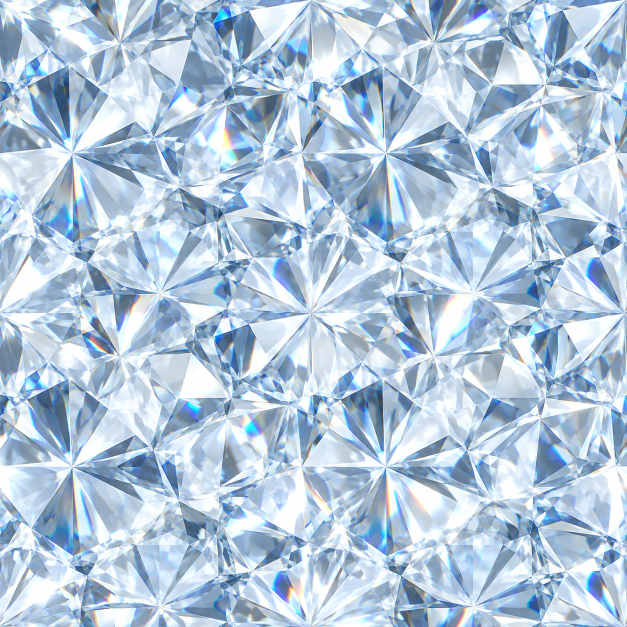
#> input picture LSS/concept/camos/diamond.png, 1254 x 1254 px, given in place of diamond.png.png, which was not available (shown at 1/2 size)
$ python prep_camos3.py ../LSS/concept/camos/diamond.png
#> lines starting #> are read from the running program, lines starting #| are printed output that depends on the picture; pictures that were not available may be replaced by others from this repository, and a replacement may not be noted
"""Make concept camos seamless and ship them as LSS/skins/*.webp (rebuild of the lost v49.26 prep_camos2.py).

Per image:
  1. roll by the offset near half the size that makes the image most self-similar (a periodic weave lands on
     a whole number of periods, so the two copies line up and the cut is invisible);
  2. X pass: B = roll_x(A) tiles left/right but has a seam down the middle; replace a band around that seam with
     A (continuous there), entering and leaving along two MIN-CUT vertical paths (dynamic programming over the
     A-vs-B error), each path CYCLIC (its first and last rows meet) so the result still wraps top/bottom;
  3. Y pass: the same with rows on the X-pass result;
  4. a 3 px feather across each cut, never a wide blend (a wide one left a grey grid in v49.26);
  5. resize to 1024 with a WRAPPED pad, so the filter never sees a clamped edge;
  6. imageMean = linear-light mean of the tile, back in sRGB.
Usage: py -3.11 prep_camos3.py name [name ...]
"""
import sys, os, json
import numpy as np
from PIL import Image

SRC = r'C:/Users/ashro/Fractal_Reality/FractalGaming/LSS/concept/camos'
DST = r'C:/Users/ashro/Fractal_Reality/FractalGaming/LSS/skins'
PREV = os.path.join(os.path.dirname(os.path.abspath(__file__)), 'preview')
OUT_N = 1024
BAND = 0.10     # half-band as a fraction of the size, each side of the centre seam
MARGIN = 6      # px either side of the centre line that must come from A
FEATHER = 3


def to_lin(c):
    c = c / 255.0
    return np.where(c <= 0.04045, c / 12.92, ((c + 0.055) / 1.055) ** 2.4)


def to_srgb(l):
    l = np.clip(l, 0, 1)
    return np.where(l <= 0.0031308, l * 12.92, 1.055 * np.power(l, 1 / 2.4) - 0.055)


def best_shift(lum, axis, center, span):
    best = None
    for s in range(center - span, center + span + 1):
        d = lum - np.roll(lum, s, axis=axis)
        e = float(np.mean(d * d))
        if best is None or e < best[0]:
            best = (e, s)
    return best[1]


def cyclic_vpath(E):
    """Min-cost top-to-bottom path through E (rows x cols), |dx| <= 1 per row, whose LAST x is within 1 of its
    FIRST x. All start columns are run at once: state[s, x] = best cost of a path that started at s."""
    H, W = E.shape
    INF = 1e30
    cost = np.full((W, W), INF)
    cost[np.arange(W), np.arange(W)] = E[0]
    back = np.zeros((H, W, W), dtype=np.int8)   # -1 / 0 / +1 step taken to reach (row, s, x)
    for y in range(1, H):
        left = np.concatenate([np.full((W, 1), INF), cost[:, :-1]], axis=1)    # came from x-1
        right = np.concatenate([cost[:, 1:], np.full((W, 1), INF)], axis=1)    # came from x+1
        stack = np.stack([left, cost, right])                                   # 0: from x-1, 1: from x, 2: from x+1
        arg = np.argmin(stack, axis=0)
        cost = np.take_along_axis(stack, arg[None], axis=0)[0] + E[y][None, :]
        back[y] = (arg - 1).astype(np.int8)                                     # -1 from x-1, 0 from x, +1 from x+1
    best = (INF, None, None)
    for s in range(W):
        for x in (s - 1, s, s + 1):
            if 0 <= x < W and cost[s, x] < best[0]:
                best = (cost[s, x], s, x)
    _, s, x = best
    path = np.zeros(H, dtype=np.int64)
    path[H - 1] = x
    for y in range(H - 1, 0, -1):
        x = x + back[y, s, x]
        path[y - 1] = x
    return path


def pass_x(A):
    """A is (H, W, 3) float. Returns an image that wraps left/right, and the shift used."""
    H, W, _ = A.shape
    lum = A.mean(axis=2)
    s = best_shift(lum, 1, W // 2, int(W * 0.07))
    B = np.roll(A, s, axis=1)                  # B wraps left/right; its seam sits at column s
    c = s                                      # B[:, c] = A[:, 0], B[:, c-1] = A[:, W-1]
    b = int(W * BAND)
    err = ((A - B) ** 2).sum(axis=2)
    # left cut in [c-b, c-MARGIN], right cut in [c+MARGIN, c+b] (columns of the image)
    L0, L1 = c - b, c - MARGIN
    R0, R1 = c + MARGIN, c + b
    pl = cyclic_vpath(err[:, L0:L1]) + L0
    pr = cyclic_vpath(err[:, R0:R1]) + R0
    O = B.copy()
    xs = np.arange(W)[None, :]
    # A between the cuts, B outside; feather FEATHER px across each cut
    wl = np.clip((xs - pl[:, None] + FEATHER / 2) / FEATHER, 0, 1)
    wr = np.clip((pr[:, None] - xs + FEATHER / 2) / FEATHER, 0, 1)
    w = np.minimum(wl, wr)[:, :, None]
    O = w * A + (1 - w) * B
    return O, s


def seamless(A):
    O1, sx = pass_x(A)
    O2t, sy = pass_x(np.transpose(O1, (1, 0, 2)))
    return np.transpose(O2t, (1, 0, 2)), (sx, sy)


def resize_wrapped(img, n):
    H, W, _ = img.shape
    pad = 49
    P = np.pad(img, ((pad, pad), (pad, pad), (0, 0)), mode='wrap')
    k = n / W
    pn = int(round(pad * k))
    tgt = n + 2 * pn
    im = Image.fromarray(np.clip(P, 0, 255).astype(np.uint8)).resize((tgt, tgt), Image.LANCZOS)
    a = np.asarray(im)
    return a[pn:pn + n, pn:pn + n]


def wrap_stats(a):
    a = a.astype(np.float32)
    return (float(np.abs(a[:, 0] - a[:, -1]).mean()), float(np.abs(a[0] - a[-1]).mean()),
            float(np.abs(a[:, 1:] - a[:, :-1]).mean()), float(np.abs(a[1:] - a[:-1]).mean()))


def main(names):
    os.makedirs(PREV, exist_ok=True)
    out = {}
    for n in names:
        src = os.path.join(SRC, n + '.png')
        A = np.asarray(Image.open(src).convert('RGB')).astype(np.float32)
        S, shifts = seamless(A)
#> the loop in best_shift, `for s in range(center - span, center + span + 1):` made 175 passes
#> (e, best) on passes 1 to 12: (3439.9, (3439.9, 540)), (3434.8, (3434.8, 541)), (3430.1, (3430.1, 542)), (3425.6, (3425.6, 543)), (3421.4, (3421.4, 544)), (3416.6, (3416.6, 545)), (3411.5, (3411.5, 546)), (3406.7, (3406.7, 547)), (3402.8, (3402.8, 548)), (3399.5, (3399.5, 549)), (3396.5, (3396.5, 550)), (3393.5, (3393.5, 551))
#> pass 1, in best_shift, `d = lum - np.roll(lum, s, axis=axis)`:
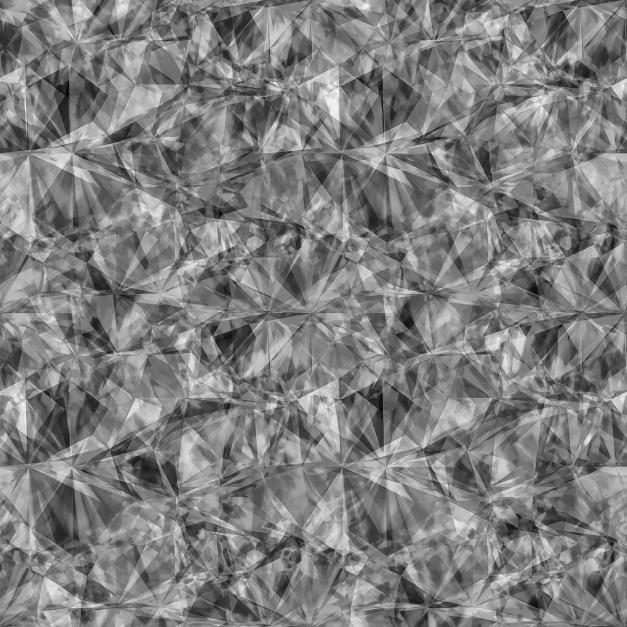
#> d: shape (1254, 1254) float32 (shown at 1/2 size); min -196.7, max 199, mean 0; drawn with min black and max white
#> in pass_x, `s = best_shift(lum, 1, W // 2, int(W * 0.07))`: s = 627
#> in pass_x, `B = np.roll(A, s, axis=1)`:
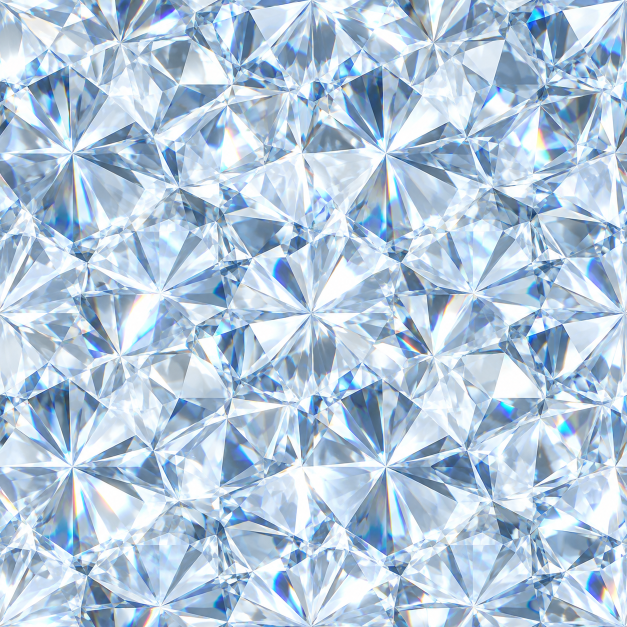
#> B: shape (1254, 1254, 3) float32 (shown at 1/2 size); mean R, G, B 178.6, 199.8, 220.2
#> in pass_x, `L0, L1 = c - b, c - MARGIN`: L0 = 502; L1 = 621
#> in pass_x, `R0, R1 = c + MARGIN, c + b`: R0 = 633; R1 = 752
#> the loop in cyclic_vpath, `for y in range(1, H):` made 1253 passes
#> pass 1, in cyclic_vpath, `arg = np.argmin(stack, axis=0)`:
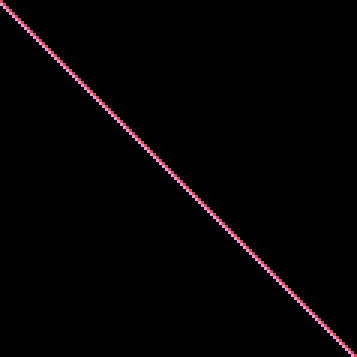
#> arg: shape (119, 119) int64 (shown 3 times larger); 3 distinct labels, from 0 to 2; one colour per label, 0 black
#> after the loop in cyclic_vpath, `for s in range(W):`: best = (218013, 118, 118)
#> in cyclic_vpath, `_, s, x = best`: s = 118
#> the loop in cyclic_vpath, `for y in range(H - 1, 0, -1):` made 1253 passes
#> x on passes 1 to 3: 117, 116, 117
#> after the loop in cyclic_vpath, `for y in range(H - 1, 0, -1):`: path = 1254 values, max 118 at index 0, min 68 at index 707, mean 97.45; x = 118
#> in pass_x, `pl = cyclic_vpath(err[:, L0:L1]) + L0`: pl = 1254 values, max 620 at index 0, min 570 at index 707, mean 599.4
#> the loop in cyclic_vpath (call 2), `for y in range(H - 1, 0, -1):` made 1253 passes
#> x on passes 1 to 3: 23, 22, 21
#> in pass_x, `pr = cyclic_vpath(err[:, R0:R1]) + R0`: pr = 1254 values, max 751 at index 307, min 637 at index 1220, mean 707.1
#> in seamless, `O1, sx = pass_x(A)`: sx = 627
#> the loop in best_shift (call 2), `for s in range(center - span, center + span + 1):` made 175 passes
#> (e, best) on passes 1, 2, 3, 4, 22, 23, 24, 25, 26, 27, 28, 29: (3432.3, (3432.3, 540)), (3431.9, (3431.9, 541)), (3431.7, (3431.7, 542)), (3431.7, (3431.7, 543)), (3427.7, (3427.7, 561)), (3423.3, (3423.3, 562)), (3418.9, (3418.9, 563)), (3415.1, (3415.1, 564)), (3410.6, (3410.6, 565)), (3405.4, (3405.4, 566)), (3399.8, (3399.8, 567)), (3394, (3394, 568))
#> e on passes 5 to 10: 3431.7, 3431.7, 3431.7, 3432.3, 3434, 3436.2
#> pass 1, in best_shift (call 2), `d = lum - np.roll(lum, s, axis=axis)`:
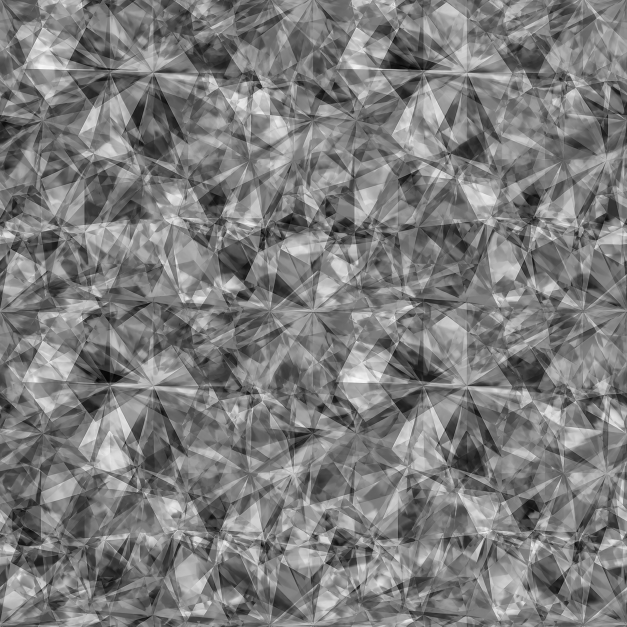
#> d: shape (1254, 1254) float64 (shown at 1/2 size); min -187.7, max 195.7, mean 0; drawn with min black and max white
#> in pass_x (call 2), `pl = cyclic_vpath(err[:, L0:L1]) + L0`: pl = 1254 values, max 619 at index 0, min 509 at index 847, mean 557.6
#> in pass_x (call 2), `pr = cyclic_vpath(err[:, R0:R1]) + R0`: pr = 1254 values, max 738 at index 808, min 633 at index 0, mean 667.6
#> in pass_x (call 2), `O = w * A + (1 - w) * B`:
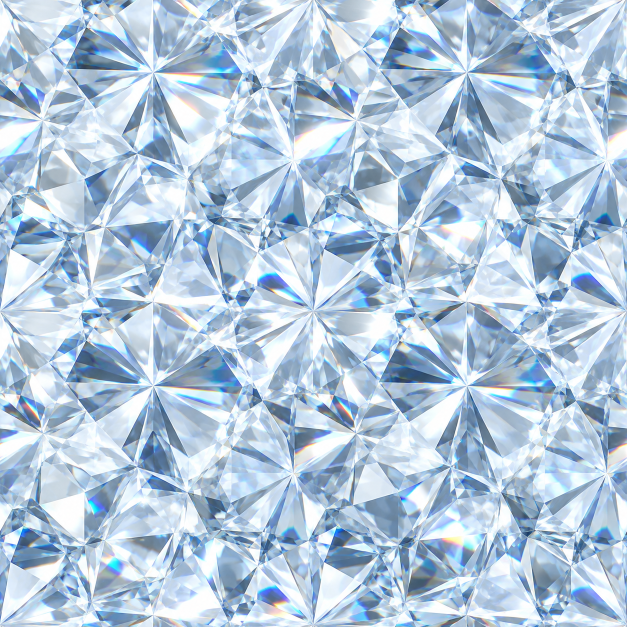
#> O: shape (1254, 1254, 3) float64 (shown at 1/2 size); mean of channels 0, 1, 2 178.8, 199.8, 219.8; drawn as R, G, B
#> in seamless, `O2t, sy = pass_x(np.transpose(O1, (1, 0, 2)))`: sy = 627
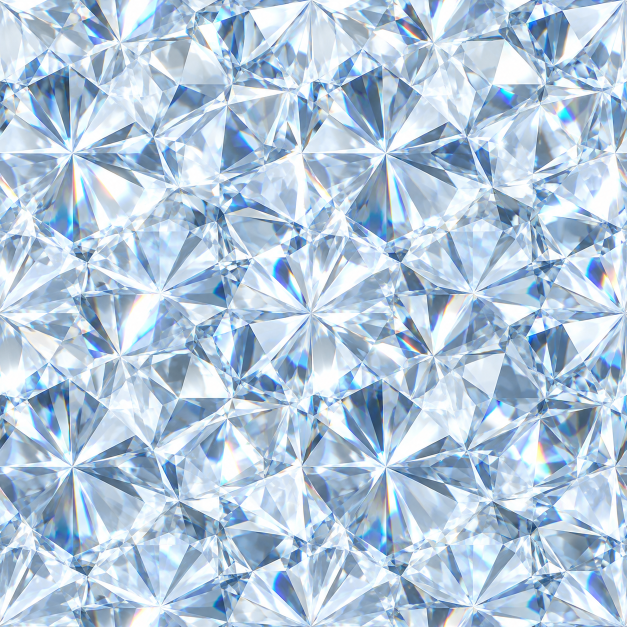
#> S: shape (1254, 1254, 3) float64 (shown at 1/2 size); mean R, G, B 178.8, 199.8, 219.8
#> shifts = (627, 627)
        T = resize_wrapped(S, OUT_N)
#> in resize_wrapped, `im = Image.fromarray(np.clip(P, 0, 255).astype(np.uint8)).resize((tgt,..`:
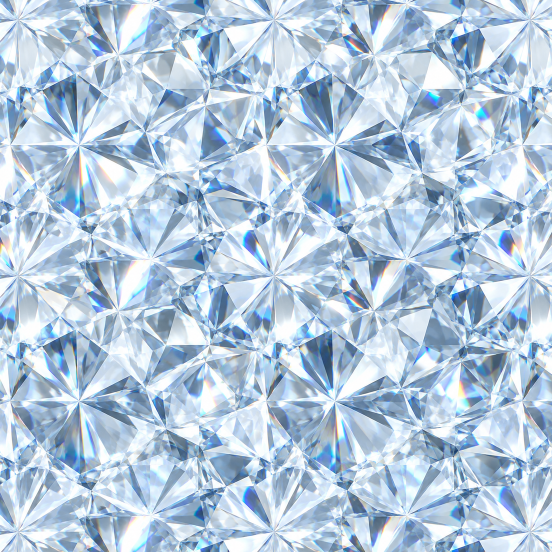
#> im: PIL image 1104x1104 RGB (shown at 1/2 size); mean R, G, B 180, 200.7, 220.4
        dst = os.path.join(DST, n + '.webp')
        Image.fromarray(T).save(dst, 'WEBP', quality=86, method=6)
        lin = to_lin(T.astype(np.float64)).reshape(-1, 3).mean(axis=0)
#> lin = [0.501, 0.614, 0.738]
        mean = (to_srgb(lin) * 255 + 0.5).astype(int)
#> mean = [188, 205, 223]
        hexs = '0x%02x%02x%02x' % tuple(mean)
#> hexs = '0xbccddf'
        # 2x2 preview of the SHIPPED file, so a seam would show as a cross in the middle
        back = np.asarray(Image.open(dst).convert('RGB'))
        tile2 = np.tile(back, (2, 2, 1))
        Image.fromarray(tile2).resize((768, 768), Image.LANCZOS).save(os.path.join(PREV, n + '_2x2.jpg'), quality=85)
        st = wrap_stats(back)
#> st = (13.46, 12.11, 6.97, 6.71)
        out[n] = {'mean': hexs, 'kb': round(os.path.getsize(dst) / 1024), 'shift': shifts,
                  'wrapH': round(st[0], 1), 'wrapV': round(st[1], 1), 'nbH': round(st[2], 1), 'nbV': round(st[3], 1)}
        print(n, json.dumps(out[n]), flush=True)
#> (printed output is left out)
    return out


if __name__ == '__main__':
    main(sys.argv[1:])
